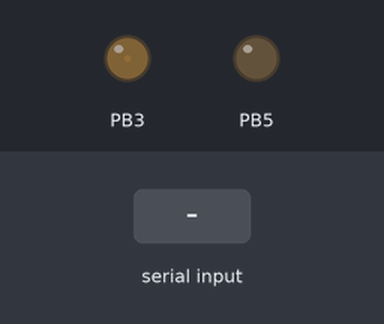
Recording of a program running on a simulated ATmega328P, built with avr-gcc and emulated at 16 MHz. Shown: output pins drawn as LEDs (lit = HIGH). The inputs (shaded band) are chosen by the test bench. What the program prints to the serial monitor is not drawn.

Above: at 1.2 s.
1.3 s: "a" received over Serial
At 1.6 s:
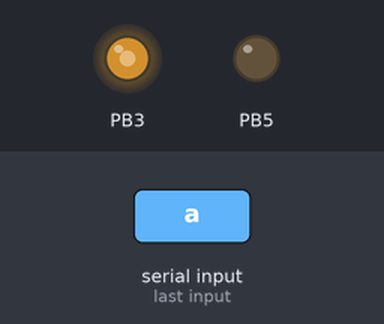
4.2 s: "d" received over Serial
7.2 s: "s" received over Serial
Timing chart, 0 to 15.0 s (numbered marks = the images above; inputs shaded):
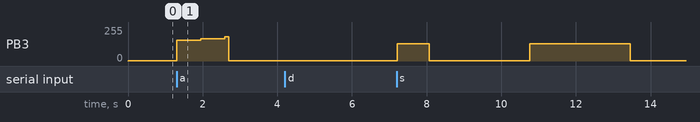

Measured:
- after the input at 1.3 s, PB3: 1/255 → 155/255 at once, → 168/255 0.64 s later, → 181/255 0.64 s later, → 1/255 0.11 s later

The program:

main.c
```c
#define F_CPU 16000000UL
#include <avr/io.h>
#include <avr/interrupt.h>

/*
   MCU freq = 16Mhz
   max counter = 256
   prescaler = 1
   16000000/256 = 62500 Hz
   interruption after 0.016 ms

   256*counter*0.016ms = 1s
   counter = 244.14 ~ 244
*/

/* Macros for setting and clearing pin PIN at position N. */
#define SET(PIN,N) (PIN |=  (1<<N))
#define CLR(PIN,N) (PIN &= ~(1<<N))

volatile unsigned long int counter;
volatile int j = 0;
int write_flag = 1;
char * msg;

char msg_sin[] = "Onda senoidal\n";
char msg_tri[] = "Onda triangular\n";
char msg_saw[] = "Onda dente-de-serra\n";
char msg_am[] = "Onda AM\n";
char msg_empty[] = "Nenhuma forma de onda selecionada\n";

unsigned char sin[200]={128, 132, 136, 140, 144, 148, 152, 155, 159, 163, 167, 171, 175, 178, 182, 186, 189, 193, 196, 199, 203, 206, 209, 212, 215, 218,221, 223, 226, 229, 231, 233, 235, 238, 240, 241, 243, 245, 246,248, 249, 250, 251, 252, 253, 254, 254, 255, 255, 255, 255, 255,255, 254, 254, 253, 253, 252, 251, 250, 248, 247, 246, 244, 242,241, 239, 237, 234, 232, 230, 227, 225, 222, 219, 217, 214, 211,208, 204, 201, 198, 194, 191, 187, 184, 180, 177, 173, 169, 165, 161, 157, 153, 150, 146, 142, 138, 134, 130, 125, 121, 117, 113, 109, 105, 102,  98,  94,  90,  86,  82,  78,  75,  71,  68,  64,61,  57,  54,  51,  47,  44,  41,  38,  36,  33,  30,  28,  25,23,  21,  18,  16,  14,  13,  11,   9,   8,   7,   5,   4,   3,2,   2,   1,   1,   0,   0,   0,   0,   0,   0,   1,   1,   2,3,   4,   5,   6,   7,   9,  10,  12,  14,  15,  17,  20,  22,24,  26,  29,  32,  34,  37,  40,  43,  46,  49,  52,  56,  59,62,  66,  69,  73,  77,  80,  84,  88,  92,  96, 100, 103, 107,111, 115, 119, 123, 127};

unsigned char am[200] = {128,141,155,168,181,192,203,211,218,223,226,226,223,218,211,201,189,176,161,145,128,110,93,76,60,46,34,23,16,10,8,9,13,19,29,41,55,71,89,108,127,147,166,185,202,217,230,241,249,253,255,253,249,241,230,217,202,185,166,147,128,108,89,71,55,41,29,19,13,9,8,10,16,23,34,46,60,76,93,110,127,145,161,176,189,201,211,218,223,226,226,223,218,211,203,192,181,168,155,141,128,114,102,91,81,72,65,60,57,55,56,58,62,67,73,81,90,99,108,118,127,137,145,153,160,166,171,175,177,178,178,177,174,171,166,161,155,148,142,135,128,121,114,108,102,97,93,89,87,86,85,86,87,89,93,97,102,108,114,121,127,135,142,148,155,161,166,171,174,177,178,178,177,175,171,166,160,153,145,137,128,118,108,99,90,81,73,67,62,58,56,55,57,60,65,72,81,91,102,114};

unsigned char saw[200] = {0, 1, 3, 4, 5, 6, 8, 9, 10, 11, 13, 14, 15, 17, 18, 19, 20, 22, 23, 24, 26, 27, 28, 29, 31, 32, 33, 34, 36, 37, 38, 40, 41, 42, 43, 45, 46, 47, 48, 50, 51, 52, 54, 55, 56, 57, 59, 60, 61, 62, 64, 65, 66, 68, 69, 70, 71, 73, 74, 75, 77, 78, 79, 80, 82, 83, 84, 85, 87, 88, 89, 91, 92, 93, 94, 96, 97, 98, 99, 101, 102, 103, 105, 106, 107, 108, 110, 111, 112, 113, 115, 116, 117, 119, 120, 121, 122, 124, 125, 126, 128, 129, 130, 131, 133, 134, 135, 136, 138, 139, 140, 142, 143, 144, 145, 147, 148, 149, 150, 152, 153, 154, 156, 157, 158, 159, 161, 162, 163, 164, 166, 167, 168, 170, 171, 172, 173, 175, 176, 177, 179, 180, 181, 182, 184, 185, 186, 187, 189, 190, 191, 193, 194, 195, 196, 198, 199, 200, 201, 203, 204, 205, 207, 208, 209, 210, 212, 213, 214, 215, 217, 218, 219, 221, 222, 223, 224, 226, 227, 228, 230, 231, 232, 233, 235, 236, 237, 238, 240, 241, 242, 244, 245, 246, 247, 249, 250, 251, 252, 254};

unsigned char tri[200] = {0,   3,   5,   8,  10,  13,  15,  18,  21,  23,  26,  28,  31,
33,  36,  39,  41,  44,  46,  49,  52,  54,  57,  59,  62,  64,
67,  70,  72,  75,  77,  80,  82,  85,  88,  90,  93,  95,  98,
100, 103, 106, 108, 111, 113, 116, 118, 121, 124, 126, 129, 131,
134, 137, 139, 142, 144, 147, 149, 152, 155, 157, 160, 162, 165,
167, 170, 173, 175, 178, 180, 183, 185, 188, 191, 193, 196, 198,
201, 203, 206, 209, 211, 214, 216, 219, 222, 224, 227, 229, 232,
234, 237, 240, 242, 245, 247, 250, 252, 255, 255, 252, 250, 247,
245, 242, 240, 237, 234, 232, 229, 227, 224, 222, 219, 216, 214,
211, 209, 206, 203, 201, 198, 196, 193, 191, 188, 185, 183, 180,
178, 175, 173, 170, 167, 165, 162, 160, 157, 155, 152, 149, 147,
144, 142, 139, 137, 134, 131, 129, 126, 124, 121, 118, 116, 113,
111, 108, 106, 103, 100,  98,  95,  93,  90,  88,  85,  82,  80,
77,  75,  72,  70,  67,  64,  62,  59,  57,  54,  52,  49,  46,
44,  41,  39,  36,  33,  31,  28,  26,  23,  21,  18,  15,  13,
10,   8,   5,   3,   0};

/* Circular buffer. */
#define SIZE_OF_BUFFER 10
volatile int buffer_len = 0;
volatile char buffer[SIZE_OF_BUFFER];
volatile int write_idx = 0;
volatile int read_idx = 0;
void buffer_write(char c);
char buffer_read();

void buffer_write(char c)
{
  if (buffer_len != SIZE_OF_BUFFER)
  {
    buffer[write_idx] = c;
    write_idx = (write_idx + 11)%SIZE_OF_BUFFER;
    buffer_len++;
  }
}

char buffer_read()
{
  char c = '\0';

  if (buffer_len)
  {
    c = buffer[read_idx];
    buffer_len--;
    read_idx = (read_idx + 11)%SIZE_OF_BUFFER;
  }

  return c;
}

void setup()
{
  SET(DDRB, 5);  // Pin 13 as output.
  SET(DDRB, 3);  // Pin 11 as output.

  /* USART configuration. */
  /* f = 9.6kHz, UBRR0 = 103. */
  UBRR0H = 0b00000000;
  UBRR0L = 0b01100111;

  CLR(UCSR0A, 1); // normal speed
  CLR(UCSR0A, 0); // multiprocess desactivated

  // Interruptions
  SET(UCSR0B, 7); // Reception complete
  CLR(UCSR0B, 6); // Transmission complete
  SET(UCSR0B, 5); // Empty data register

  SET(UCSR0B, 4); // Receiver
  SET(UCSR0B, 3); // Transmissor

  // USART asyncronous
  CLR(UCSR0C, 7);
  CLR(UCSR0C, 6);

  // No parity bit
  CLR(UCSR0C, 5);
  CLR(UCSR0C, 4);

  SET(UCSR0C, 3); // Double stop bit

  // 8 bit / frame
  CLR(UCSR0B, 2);
  SET(UCSR0C, 2);
  SET(UCSR0C, 1);

  CLR(UCSR0C, 0);

  /* Timer 2 configuration. */
  TCCR2A = 0;
  TCCR2B = 0;
  OCR2A = 0;

  SET(TCCR2B, CS20);  // No prescaler
  SET(TCCR2B, CS21);  // No prescaler
  SET(TCCR2B, CS22);  // No prescaler
  SET(TIMSK2, TOIE2); // Overflow interrupt enabled

  SET(TCCR2A, COM2A1);
  SET(TCCR2A, WGM20);
  SET(TCCR2A, WGM21); // Configure timer 2 as fast PWM

  sei(); // Set interruptions on.
}

void send_byte(char c)
{
  UDR0 = c;
}

ISR(TIMER2_OVF_vect)
{
  counter++;
}

ISR (USART_UDRE_vect)
{
  if (write_flag)
  {
    if (msg[j] == '\0')
    {
      j = 0;
      write_flag = 0;
    }
    else
    {
      send_byte(msg[j]);
      j++;
    }
  }
}

ISR (USART_RX_vect)
{
  buffer_write(UDR0);
}

int main()
{
  setup();
  char c;
  unsigned long int max;
  int led_on = 0;
  int blink_flag = 0;
  unsigned char *func;

  CLR(PORTB, 5);

  while(1)
  {
    if (buffer_len != 0)
    {
      c = buffer_read();

      switch(c)
      {
        case 's':
          func = sin;
          msg = msg_sin;
          write_flag = 1;
          max = 62500; // 1s
          blink_flag = 1;
          break;
        case 't':
          func = tri;
          msg = msg_tri;
          write_flag = 1;
          max = 31250; // 0.5s
          blink_flag = 1;
          break;
        case 'd':
          func = saw;
          msg = msg_saw;
          write_flag = 1;
          max = 15625; // 0.25s
          blink_flag = 1;
          break;
        case 'a':
          func = am;
          msg = msg_am;
          write_flag = 1;
          max = 7813; // 0.125s
          blink_flag = 1;
          break;

        default:
          msg = msg_empty;
          write_flag = 1;
          CLR(PORTB, 5);
          led_on = 0;
          blink_flag = 0;
          break;
      }
    }

    if (blink_flag)
    {
      if (counter >= max)
      {
        if (led_on)
        {
          CLR(PORTB, 5);
          led_on = 0;
        }
        else
        {
          SET(PORTB, 5);
          led_on = 1;
        }
        counter = 0;
      }
      OCR2A = func[(int) (counter*200)/max];
    }
  }
}
```
